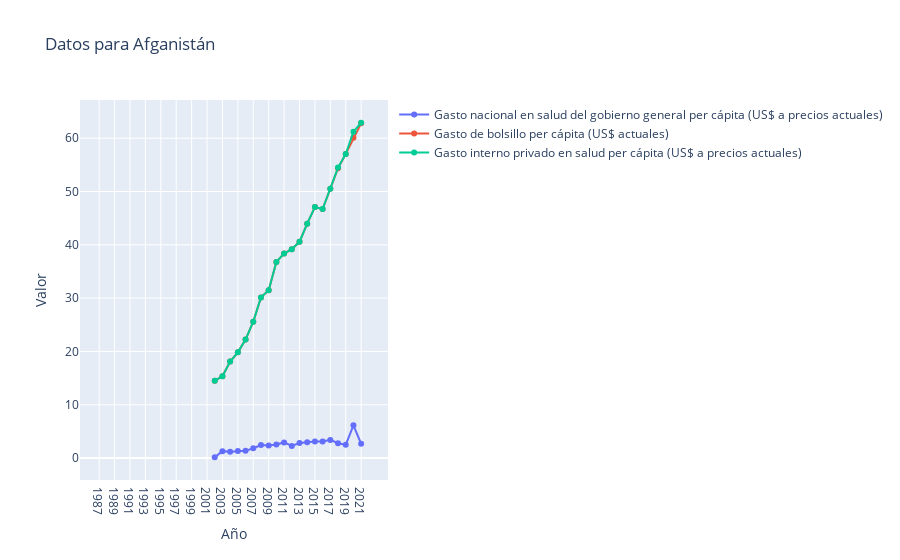
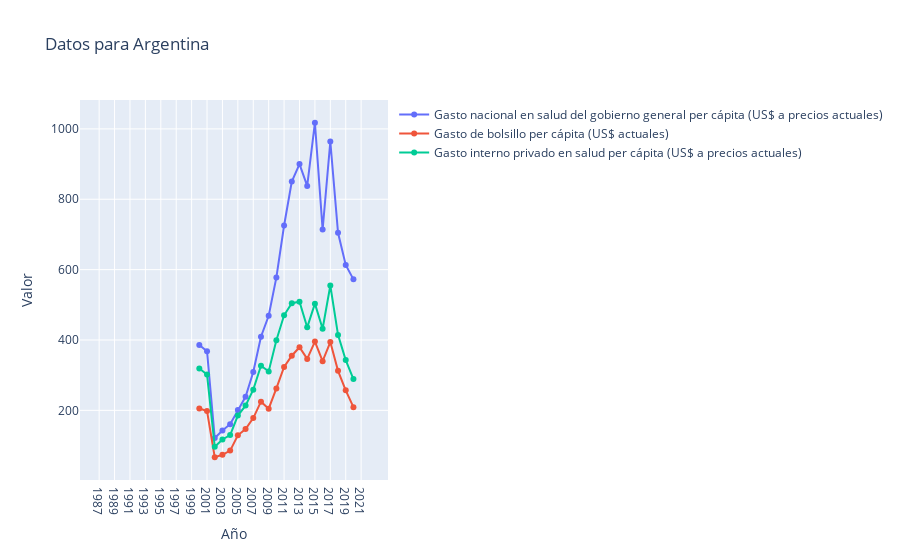
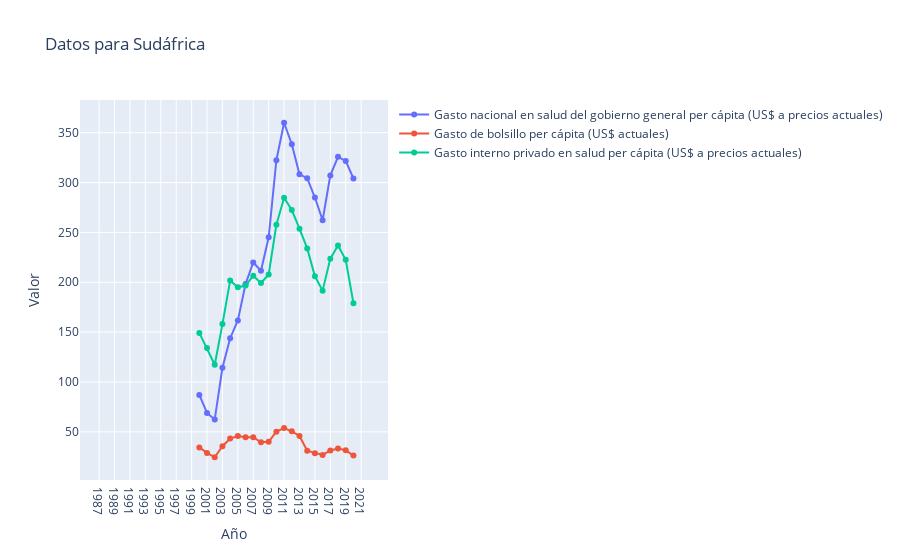

Notebook cell for these charts, in order:
### Code cell
#Crear una lista con los nombres de los países en el DataFrame
paises = df['país'].unique().tolist()
# Crear un widget de menú desplegable (dropdown) para seleccionar un país
dropdown_paises = widgets.Dropdown(
    options=paises,
    description='Seleccionar país:'
)
# Función para graficar los datos por país seleccionado
def graficar_datos_por_pais(pais):
    datos_pais = df[df['país'] == pais]
    columnas_años = datos_pais.columns[4:]  # Suponiendo que las columnas de años comienzan desde la cuarta columna
    fig = go.Figure()
    for i in range(len(datos_pais)):
        valores = datos_pais.iloc[i, 4:]
        nombre_variable = datos_pais.iloc[i]['factor_(serie)']  # Obtener el nombre de la variable
        fig.add_trace(go.Scatter(x=columnas_años, y=valores, mode='lines+markers', name=nombre_variable))
    fig.update_layout(
        title=f'Datos para {pais}',
        xaxis_title='Año',
        yaxis_title='Valor'
    )
    fig.show()
# Mostrar un widget vacío para eliminar el gráfico por defecto
display(widgets.Output())
# Interactividad: enlazar el widget de menú desplegable a la función de graficado
widgets.interactive(graficar_datos_por_pais, pais=dropdown_paises)

### Figure 1 — Plotly figure (JSON) as saved in the notebook; plotly's stock layout.template omitted (floating-point values rounded to 4 significant figures)
{"data": [{"mode": "lines+markers", "name": "Gasto nacional en salud del gobierno general per cápita (US$ a precios actuales)", "type": "scatter", "x": ["1987", "1988", "1989", "1990", "1991", "1992", "1993", "1994", "1995", "1996", "1997", "1998", "1999", "2000", "2001", "2002", "2003", "2004", "2005", "2006", "2007", "2008", "2009", "2010", "2011", "2012", "2013", "2014", "2015", "2016", "2017", "2018", "2019", "2020", "2021", "2022"], "y": [null, null, null, null, null, null, null, null, null, null, null, null, null, null, null, 0.1516, 1.297, 1.186, 1.335, 1.355, 1.85, 2.447, 2.344, 2.55, 2.936, 2.284, 2.835, 2.986, 3.106, 3.122, 3.41, 2.773, 2.488, 6.131, 2.686, null]}, {"mode": "lines+markers", "name": "Gasto de bolsillo per cápita (US$ actuales)", "type": "scatter", "x": ["1987", "1988", "1989", "1990", "1991", "1992", "1993", "1994", "1995", "1996", "1997", "1998", "1999", "2000", "2001", "2002", "2003", "2004", "2005", "2006", "2007", "2008", "2009", "2010", "2011", "2012", "2013", "2014", "2015", "2016", "2017", "2018", "2019", "2020", "2021", "2022"], "y": [null, null, null, null, null, null, null, null, null, null, null, null, null, null, null, 14.52, 15.33, 18.11, 19.83, 22.22, 25.57, 30.14, 31.48, 36.8, 38.36, 39.19, 40.57, 43.97, 47.08, 46.71, 50.5, 54.37, 57.03, 60.07, 62.79, null]}, {"mode": "lines+markers", "name": "Gasto interno privado en salud per cápita (US$ a precios actuales)", "type": "scatter", "x": ["1987", "1988", "1989", "1990", "1991", "1992", "1993", "1994", "1995", "1996", "1997", "1998", "1999", "2000", "2001", "2002", "2003", "2004", "2005", "2006", "2007", "2008", "2009", "2010", "2011", "2012", "2013", "2014", "2015", "2016", "2017", "2018", "2019", "2020", "2021", "2022"], "y": [null, null, null, null, null, null, null, null, null, null, null, null, null, null, null, 14.52, 15.33, 18.11, 19.83, 22.22, 25.57, 30.14, 31.48, 36.8, 38.36, 39.19, 40.57, 43.97, 47.08, 46.71, 50.51, 54.48, 57.03, 61.2, 62.9, null]}], "layout": {"title": {"text": "Datos para Afganistán"}, "xaxis": {"title": {"text": "Año"}}, "yaxis": {"title": {"text": "Valor"}}}}

### Figure 2 — Plotly figure (JSON) as saved in the notebook; plotly's stock layout.template omitted (floating-point values rounded to 4 significant figures)
{"data": [{"mode": "lines+markers", "name": "Gasto nacional en salud del gobierno general per cápita (US$ a precios actuales)", "type": "scatter", "x": ["1987", "1988", "1989", "1990", "1991", "1992", "1993", "1994", "1995", "1996", "1997", "1998", "1999", "2000", "2001", "2002", "2003", "2004", "2005", "2006", "2007", "2008", "2009", "2010", "2011", "2012", "2013", "2014", "2015", "2016", "2017", "2018", "2019", "2020", "2021", "2022"], "y": [null, null, null, null, null, null, null, null, null, null, null, null, null, 385.8, 368.3, 121.5, 142.8, 160.7, 200.9, 238.6, 309.2, 409.3, 468.8, 577.8, 725.4, 850.2, 900.0, 837.8, 1017.0, 713.9, 964.2, 704.6, 613.2, 572.4, null, null]}, {"mode": "lines+markers", "name": "Gasto de bolsillo per cápita (US$ actuales)", "type": "scatter", "x": ["1987", "1988", "1989", "1990", "1991", "1992", "1993", "1994", "1995", "1996", "1997", "1998", "1999", "2000", "2001", "2002", "2003", "2004", "2005", "2006", "2007", "2008", "2009", "2010", "2011", "2012", "2013", "2014", "2015", "2016", "2017", "2018", "2019", "2020", "2021", "2022"], "y": [null, null, null, null, null, null, null, null, null, null, null, null, null, 205.2, 197.9, 66.78, 73.73, 85.71, 129.2, 147.0, 178.1, 224.8, 204.7, 262.5, 323.4, 355.3, 379.5, 346.3, 395.5, 339.8, 394.2, 312.4, 257.0, 209.1, null, null]}, {"mode": "lines+markers", "name": "Gasto interno privado en salud per cápita (US$ a precios actuales)", "type": "scatter", "x": ["1987", "1988", "1989", "1990", "1991", "1992", "1993", "1994", "1995", "1996", "1997", "1998", "1999", "2000", "2001", "2002", "2003", "2004", "2005", "2006", "2007", "2008", "2009", "2010", "2011", "2012", "2013", "2014", "2015", "2016", "2017", "2018", "2019", "2020", "2021", "2022"], "y": [null, null, null, null, null, null, null, null, null, null, null, null, null, 318.9, 301.8, 96.8, 117.3, 130.0, 185.2, 213.5, 258.8, 326.7, 310.8, 399.2, 470.2, 504.6, 508.9, 436.0, 503.3, 431.9, 554.8, 414.5, 343.0, 288.9, null, null]}], "layout": {"title": {"text": "Datos para Argentina"}, "xaxis": {"title": {"text": "Año"}}, "yaxis": {"title": {"text": "Valor"}}}}

### Figure 3 — Plotly figure (JSON) as saved in the notebook; plotly's stock layout.template omitted (floating-point values rounded to 4 significant figures)
{"data": [{"mode": "lines+markers", "name": "Gasto nacional en salud del gobierno general per cápita (US$ a precios actuales)", "type": "scatter", "x": ["1987", "1988", "1989", "1990", "1991", "1992", "1993", "1994", "1995", "1996", "1997", "1998", "1999", "2000", "2001", "2002", "2003", "2004", "2005", "2006", "2007", "2008", "2009", "2010", "2011", "2012", "2013", "2014", "2015", "2016", "2017", "2018", "2019", "2020", "2021", "2022"], "y": [null, null, null, null, null, null, null, null, null, null, null, null, null, 87.03, 68.9, 62.45, 114.3, 143.9, 161.8, 198.3, 219.9, 211.6, 245.2, 322.4, 360.0, 338.4, 308.3, 304.4, 285.0, 262.2, 307.2, 325.8, 321.7, 304.1, null, null]}, {"mode": "lines+markers", "name": "Gasto de bolsillo per cápita (US$ actuales)", "type": "scatter", "x": ["1987", "1988", "1989", "1990", "1991", "1992", "1993", "1994", "1995", "1996", "1997", "1998", "1999", "2000", "2001", "2002", "2003", "2004", "2005", "2006", "2007", "2008", "2009", "2010", "2011", "2012", "2013", "2014", "2015", "2016", "2017", "2018", "2019", "2020", "2021", "2022"], "y": [null, null, null, null, null, null, null, null, null, null, null, null, null, 34.39, 28.85, 24.52, 35.55, 43.3, 45.75, 44.68, 44.64, 39.52, 39.98, 50.22, 53.8, 50.52, 45.86, 31.03, 28.65, 26.81, 31.32, 33.18, 31.48, 26.23, null, null]}, {"mode": "lines+markers", "name": "Gasto interno privado en salud per cápita (US$ a precios actuales)", "type": "scatter", "x": ["1987", "1988", "1989", "1990", "1991", "1992", "1993", "1994", "1995", "1996", "1997", "1998", "1999", "2000", "2001", "2002", "2003", "2004", "2005", "2006", "2007", "2008", "2009", "2010", "2011", "2012", "2013", "2014", "2015", "2016", "2017", "2018", "2019", "2020", "2021", "2022"], "y": [null, null, null, null, null, null, null, null, null, null, null, null, null, 149.3, 134.0, 117.3, 158.1, 201.7, 195.0, 196.7, 206.6, 199.2, 207.9, 257.7, 284.8, 272.4, 253.8, 234.0, 206.0, 191.6, 223.7, 237.0, 222.6, 179.0, null, null]}], "layout": {"title": {"text": "Datos para Sudáfrica"}, "xaxis": {"title": {"text": "Año"}}, "yaxis": {"title": {"text": "Valor"}}}}
